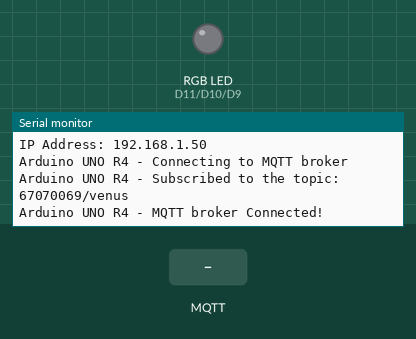
Recording of a sketch running on a simulated Arduino Uno R4 WiFi. Parts: an RGB LED mixed from three pins (HIGH = lit), the last lines printed to the serial monitor. The test bench sets the inputs (shaded band). WiFi joins after 1.5 s; servers stay silent unless stated; no MQTT or app messages arrive unless stated.

Above: at 12.7 s.
12.8 s: MQTT message "5" arrives on the first subscribed topic
At 13.2 s:
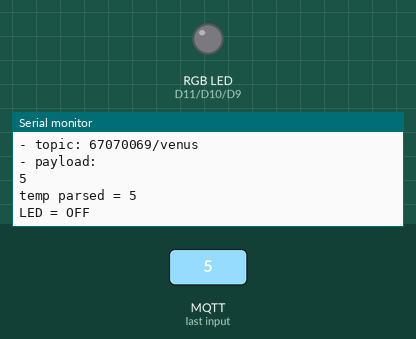
14.3 s: MQTT message "on" arrives on the first subscribed topic
At 15.5 s:
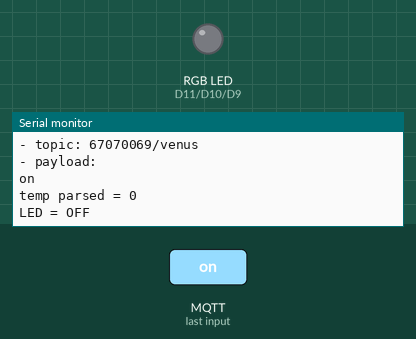
15.8 s: MQTT message "off" arrives on the first subscribed topic
At 16.7 s:
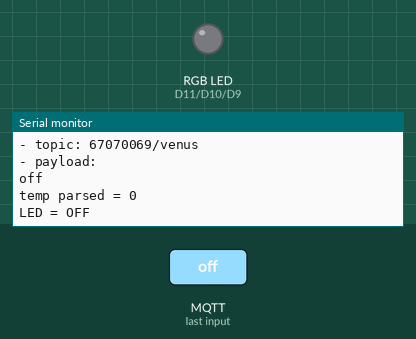

Measured:
- after the input at 12.8 s, the serial monitor: prints a new line at once (image 1)
- after the input at 14.3 s, the serial monitor: prints a new line at once (image 2)
- after the input at 15.8 s, the serial monitor: prints a new line at once (image 3)

The sketch:

LEDSubscribe.ino
```cpp
/*
 * UNO R4: subscribe temp → show on RGB
 */

#include <WiFiS3.h>
#include <MQTTClient.h>

const char WIFI_SSID[] = "HotsHots";
const char WIFI_PASSWORD[] = "HotsHots";

const char MQTT_BROKER_ADRRESS[] = "phycom.it.kmitl.ac.th";
const int MQTT_PORT = 1883;
const char MQTT_CLIENT_ID[] = "uno_r4_67070069";
const char MQTT_USERNAME[] = "";
const char MQTT_PASSWORD[] = "";

// ตามโจทย์ รับจาก topic นี้
const char SUBSCRIBE_TOPIC[] = "67070069/venus";

// อันนี้จะส่งไว้เช็กว่าเรายังหายใจอยู่ก็ได้
const char PUBLISH_TOPIC[] = "67070069/venus";

WiFiClient network;
MQTTClient mqtt = MQTTClient(256);

const int RED_PIN   = 11;
const int GREEN_PIN = 10;
const int BLUE_PIN  = 9;

unsigned long lastPublishTime = 0;
const int PUBLISH_INTERVAL = 5000;

void setup() {
  Serial.begin(9600);

  pinMode(RED_PIN, OUTPUT);
  pinMode(GREEN_PIN, OUTPUT);
  pinMode(BLUE_PIN, OUTPUT);

  // ปิดก่อน
  digitalWrite(RED_PIN, LOW);
  digitalWrite(GREEN_PIN, LOW);
  digitalWrite(BLUE_PIN, LOW);

  int status = WL_IDLE_STATUS;
  while (status != WL_CONNECTED) {
    Serial.print("Arduino UNO R4 - Attempting to connect to SSID: ");
    Serial.println(WIFI_SSID);
    status = WiFi.begin(WIFI_SSID, WIFI_PASSWORD);
    delay(10000);
  }

  Serial.print("IP Address: ");
  Serial.println(WiFi.localIP());

  connectToMQTT();
}

void loop() {
  mqtt.loop();

  // ส่งแค่ heartbeat ไปเรื่อยๆ ว่าเรายังอยู่
  if (millis() - lastPublishTime > PUBLISH_INTERVAL) {
    sendToMQTT();
    lastPublishTime = millis();
  }
}

void connectToMQTT() {
  mqtt.begin(MQTT_BROKER_ADRRESS, MQTT_PORT, network);
  mqtt.onMessage(messageReceived);

  Serial.print("Arduino UNO R4 - Connecting to MQTT broker");
  while (!mqtt.connect(MQTT_CLIENT_ID, MQTT_USERNAME, MQTT_PASSWORD)) {
    Serial.print(".");
    delay(100);
  }
  Serial.println();

  if (!mqtt.connected()) {
    Serial.println("Arduino UNO R4 - MQTT broker Timeout!");
    return;
  }

  if (mqtt.subscribe(SUBSCRIBE_TOPIC))
    Serial.print("Arduino UNO R4 - Subscribed to the topic: ");
  else
    Serial.print("Arduino UNO R4 - Failed to subscribe to the topic: ");
  Serial.println(SUBSCRIBE_TOPIC);

  Serial.println("Arduino UNO R4 - MQTT broker Connected!");
}

void sendToMQTT() {
  String val_str = String(millis() / 1000);
  char messageBuffer[16];
  val_str.toCharArray(messageBuffer, 16);
  mqtt.publish(PUBLISH_TOPIC, messageBuffer);
}

// ถ้าเป็น common anode ให้กลับ HIGH/LOW เอง
void messageReceived(String &topic, String &payload) {
  Serial.println("Arduino UNO R4 - received from MQTT:");
  Serial.println("- topic: " + topic);
  Serial.println("- payload:");
  Serial.println(payload);

  int temp = payload.toInt();   // "37" -> 37
  Serial.print("temp parsed = ");
  Serial.println(temp);

  // 36 - 50 → RED
  if (temp >= 36 && temp <= 50) {
    digitalWrite(RED_PIN, 1);
    Serial.println("LED = RED");
  }
  // 26 - 35 → BLUE
  else if (temp >= 26 && temp <= 35) {
    digitalWrite(BLUE_PIN, 1);
    Serial.println("LED = BLUE");
  }
  // 10 - 25 → GREEN
  else if (temp >= 10 && temp <= 25) {
    digitalWrite(GREEN_PIN, 1);

    Serial.println("LED = GREEN");
  }
  // นอกช่วง ปิด
  else {
    digitalWrite(RED_PIN, 0);
    digitalWrite(GREEN_PIN, 0);
    digitalWrite(BLUE_PIN, 0);
    Serial.println("LED = OFF");
  }
}
```
